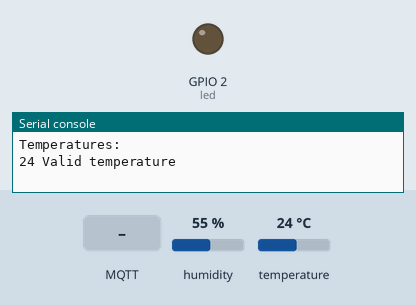
Recording of a program running on a simulated ESP32 board running MicroPython. On the bench: output pins drawn as LEDs (lit = HIGH), the last lines printed to the serial console. Inputs (shaded band) come from the test bench; at power-on: humidity 55 %, temperature 24 °C. WiFi joins after 1.5 s; no MQTT or app messages arrive unless stated; the clock reads 2024-03-15 10:24:30 at power-on unless the program sets it.

Above: at 2.8 s.
2.9 s: MQTT message "on" arrives on the first subscribed topic
At 3.7 s:
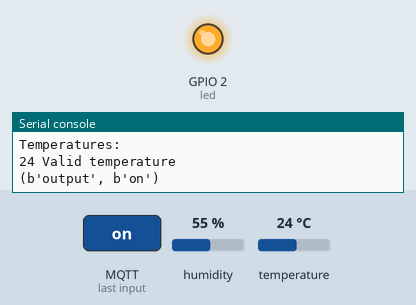
4.4 s: MQTT message "off" arrives on the first subscribed topic
At 4.8 s:
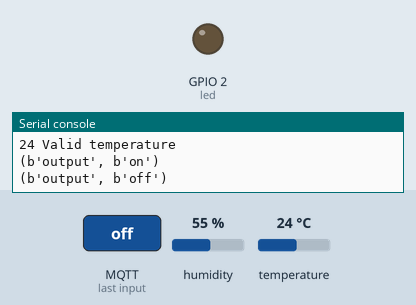
Timing chart, 0 to 7.4 s (numbered marks = the images above; inputs shaded):
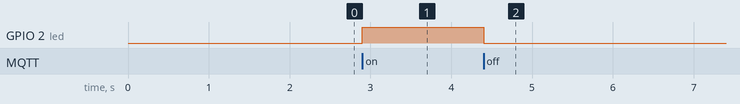

The program:

main.py
```python
def read_sensor():
    global temp, hum
    print('Temperatures: ')
    temp = hum = 0
    dht_sensor.measure()
    temp = dht_sensor.temperature()
    hum = dht_sensor.humidity()
    if (isinstance(temp, float) and isinstance(hum, float)) or (isinstance(temp, int) and isinstance(hum, int)):
      msg = (b'{0:3.1f},{1:3.1f}'.format(temp, hum))
      hum = round(hum, 2)
      print(temp, end=' ')
      print('Valid temperature')
      return msg
    return b'0.0'

# def read_ds_sensor():
#   roms = ds_sensor.scan()
#   print('Found DS devices: ', roms)
#   print('Temperatures: ')
#   ds_sensor.convert_temp()
#   time.sleep(1)
#   for rom in roms:
#     temp = ds_sensor.read_temp(rom)
#     if isinstance(temp, float):
#       # uncomment for Fahrenheit
#       #temp = temp * (9/5) + 32.0
#       msg = (b'{0:3.1f}'.format(temp))
#       print(temp, end=' ')
#       print('Valid temperature')
#       return msg
#   return b'0.0'

def sub_cb(topic, msg):
  print((topic, msg))
  if msg == b'on':
    led.value(1)
  elif msg == b'off':
    led.value(0)

def connect_and_subscribe():
    global client_id, mqtt_server, topic_sub
    mqtt_client = MQTTClient(client_id=client_id, server=mqtt_server, keepalive=60)
    mqtt_client.set_callback(sub_cb)#The received topic and the topic message are passed to sub_cb callback function
    mqtt_client.connect()
    mqtt_client.subscribe(topic_sub)#Set the topic_sub (notification)
    print('Connected to %s MQTT broker, subscribed to %s topic' % (mqtt_server, topic_sub))
    return mqtt_client

def restart_and_reconnect():
  print('Failed to connect to MQTT broker. Reconnecting...')
  time.sleep(10)
  reset()

try:
  client = connect_and_subscribe()
except OSError as e:
  restart_and_reconnect()

while True:
  try:
    client.check_msg()
    if (time.time() - last_sensor_reading) > readings_interval:
      msg = read_sensor()
      client.publish(topic_pub, msg)
      last_sensor_reading = time.time()
#   except onewire.OneWireError:
#     print('Failed to read/publish sensor readings.')
#     time.sleep(1)
  except OSError as e:
    restart_and_reconnect()
```

boot.py
```python
import time
import onewire
# import ds18x20
import dht
from umqttsimple import MQTTClient
import ubinascii
from machine import Pin, reset, unique_id
import micropython
import network

import esp
esp.osdebug(None)
import gc
gc.collect()

ssid = 'PepeModem_2.4Gnormal'
password = 'JoseFuentesTomas'
mqtt_server = '192.168.100.54'

#EXAMPLE IP ADDRESS
client_id = ubinascii.hexlify(unique_id())
topic_sub = b'output'
topic_pub = b'temp'

last_sensor_reading = 0
readings_interval = 5

station = network.WLAN(network.STA_IF)
station.active(True)
station.connect(ssid, password)

while station.isconnected() == False:
  pass

print('Connection successful')
print(station.ifconfig())

# ds_pin = machine.Pin(14)
# ds_sensor = ds18x20.DS18X20(onewire.OneWire(ds_pin))
dht_sensor = dht.DHT11(Pin(4))

led = Pin(2, Pin.OUT, value=0)
```

Measured:
- after the input at 2.9 s, GPIO 2 (led): LOW → HIGH at once
- after the input at 4.4 s, GPIO 2 (led): HIGH → LOW at once
